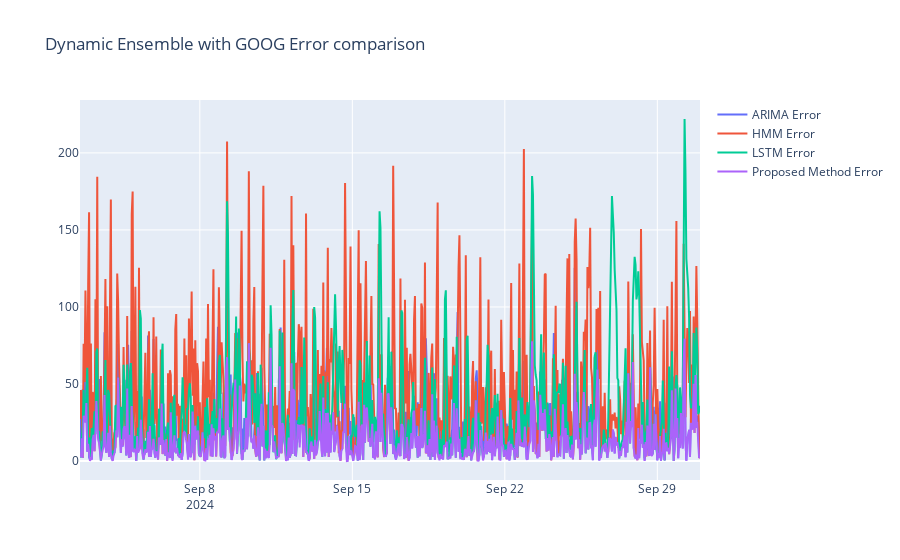

The notebook cell this image was saved under:
### Code cell
fig = go.Figure()
fig.update_layout(title="Dynamic Ensemble with GOOG Error comparison")
fig.add_trace(go.Scatter(x=df_test['ds'], y=arima_error, mode='lines', name='ARIMA Error'))
fig.add_trace(go.Scatter(x=df_test['ds'], y=hmm_error, mode='lines', name='HMM Error'))
fig.add_trace(go.Scatter(x=df_test['ds'], y=lstm_error, mode='lines', name='LSTM Error'))
fig.add_trace(go.Scatter(x=df_test['ds'], y=de_error, mode='lines', name='Proposed Method Error'))
fig.show()

### Figure 1 — Plotly figure (JSON) as saved in the notebook; plotly's stock layout.template omitted (floating-point values rounded to 4 significant figures; data arrays with more than 128 entries replaced by an {"elided": "..."} marker saying what was removed)
{"data": [{"mode": "lines", "name": "ARIMA Error", "type": "scatter", "uid": "23ee598e-f7e3-490b-927e-4d6be380bac2", "x": {"elided": "684 str values"}, "y": {"elided": "684 float values"}}, {"mode": "lines", "name": "HMM Error", "type": "scatter", "uid": "31fd510b-8624-4843-8e83-96b5b1d49a70", "x": {"elided": "684 str values"}, "y": {"elided": "684 float values"}}, {"mode": "lines", "name": "LSTM Error", "type": "scatter", "uid": "46cd0a77-2565-4279-b03c-4a35f8467eda", "x": {"elided": "684 str values"}, "y": {"elided": "684 float values"}}, {"mode": "lines", "name": "Proposed Method Error", "type": "scatter", "uid": "c3c0ef0c-936b-4918-8087-61a1482cacb7", "x": {"elided": "684 str values"}, "y": {"elided": "684 float values"}}], "layout": {"title": {"text": "Dynamic Ensemble with GOOG Error comparison"}}}
